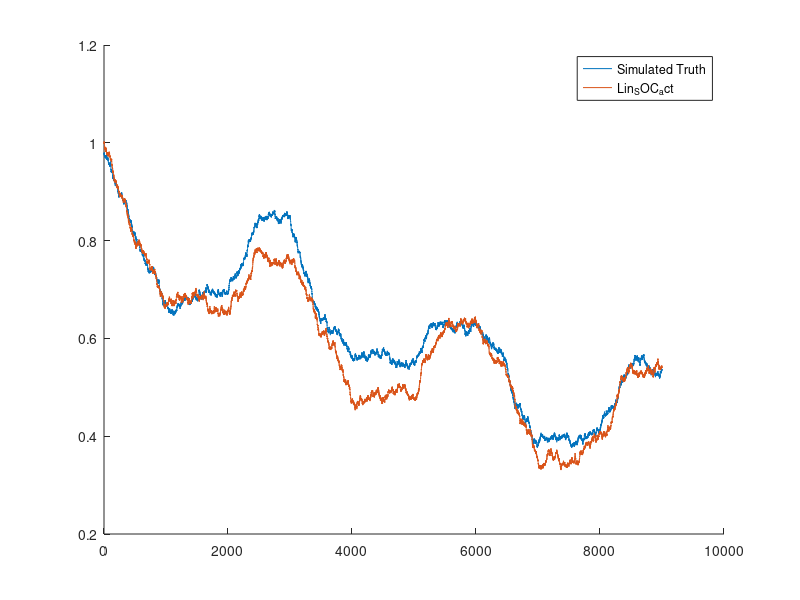
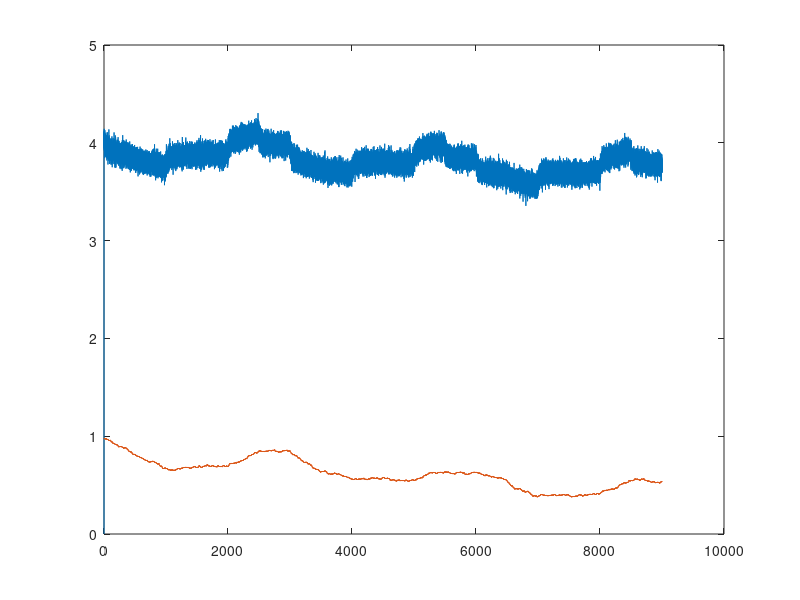

The MATLAB source for these figures, in order:
%% Fifth Order Simulation Truth Generation Script: 


%%

%% Set Parameters: 

clear all 

%battery model parameters
Rc = 0.015;    %Ohms
Cc = 2400;     %F
Cbat = 5*3600;
alpha =0.65;   
R0 = 0.01;     %Ohms
Vocv0 = 3.435; %V

% R0 = R0*1.15;
% Rc = Rc*1.15;
% Cc = Cc*1.15;
% 
% R0 = R0*1.10;
% Rc = Rc*1.10;



%tunning parameters
K = 1;         %gain
zeta = 0.707;  %damping ratio
wn = 10;      %natural frequency

%continuous time ss model
A = [-1/(Rc*Cc) 0; 0 0];
B = [1/Cc; -1/Cbat];
C = [-1 alpha];
D = -R0;


Tau1 = Cc*Rc; 

dt = .1; 

% System Dynamics

% Linear State Dynamics: Dual Polarity Model 

% Continuous Time Model: 
A_c = [0       0         ; ...
     0  (-1/(Rc*Cc))     ]; 
B_c = [(-1/Cbat); (1/Cc)]; 
C_c = [alpha -1 ];
D_c = [-R0]; 


Ad = [1      0        ; ...
     0 exp(-dt/Tau1) ]; 
Bd = [(-dt/Cbat); (Rc)*(1-exp(-dt/Tau1))]; 
Cd = C_c; 
Dd = D_c; 


% Load Battery Measurements 
load('OCV_table.mat')
load('OCV_slope_table.mat')
% load('IV_data_nonlinear.mat')
load('IV_data_linear.mat')


%% State/Output Simulation with Process/Measurement Noise (Truth) 

P(1) = 0;           % Covariance 
x1(1) = .98;          % SOC - Battery Fully Charged 
x2(1) = 0;          % Vc1
% x3(1) = 0;          % Vc2


for k = 2:1:length(t)
    
    x1(k) = Ad(1,1)*x1(k-1) + Bd(1,1)*I(k-1)+ normrnd(0,.00045); % soc
    x2(k) = Ad(2,2)*x2(k-1) + Bd(2,1)*I(k-1) +normrnd(0,.0002); % Vc1
%     x3(k) = Ad(3,3)*x3(k-1) + Bd(3,1)*I(k-1)+ normrnd(0,.0002); % Vc2
    
%     V_truth(k) = interp1(soc_intpts_OCV',OCV_intpts,x1(k-1)) - I(k-1)*R0 - x2(k-1)+ normrnd(0,.05);
    V_truth(k) = Vocv0 + alpha*x1(k) - I(k-1)*R0 - x2(k-1)+ normrnd(0,.05);

end 
%%
figure()
hold on 
plot(t,x1)
plot(t,SOC_act)
legend('Simulated Truth','Lin_SOC_act');

figure(); 
plot(t,V_truth)

%% NaN Determination for Preventing Interpolation Fuckups

% thing = isnan(V_truth);
thing = isnan(x1);
% thing = isnan(V);


counter =0; 
for k=1:length(t)
    if thing(k)==1
       display('yes') 
       
       counter = counter +1;
       
    end     
end 

counter



%% NAN Correction 

for u = 1:length(t)
    if thing(u) == 1
        V_truth(u)  = 0; 
        
    end
    
    
    
end 

%% FINAL SOC Correction: 

for O = 1:length(t)
    if SOC_act(O) >1
        SOC_act(O) = 1; 
        
    end 
    
    
end 




%% Relabel New truth Data

clear V SOC_act 

V = V_truth; 
SOC_act = x1;

V = V'; 
SOC_act = SOC_act'; 

%%

save('FirstOrderTruth_BASELINE_linear.mat','V','SOC_act','t','I'); 


%% 
hold on 
plot(t,SOC_act)